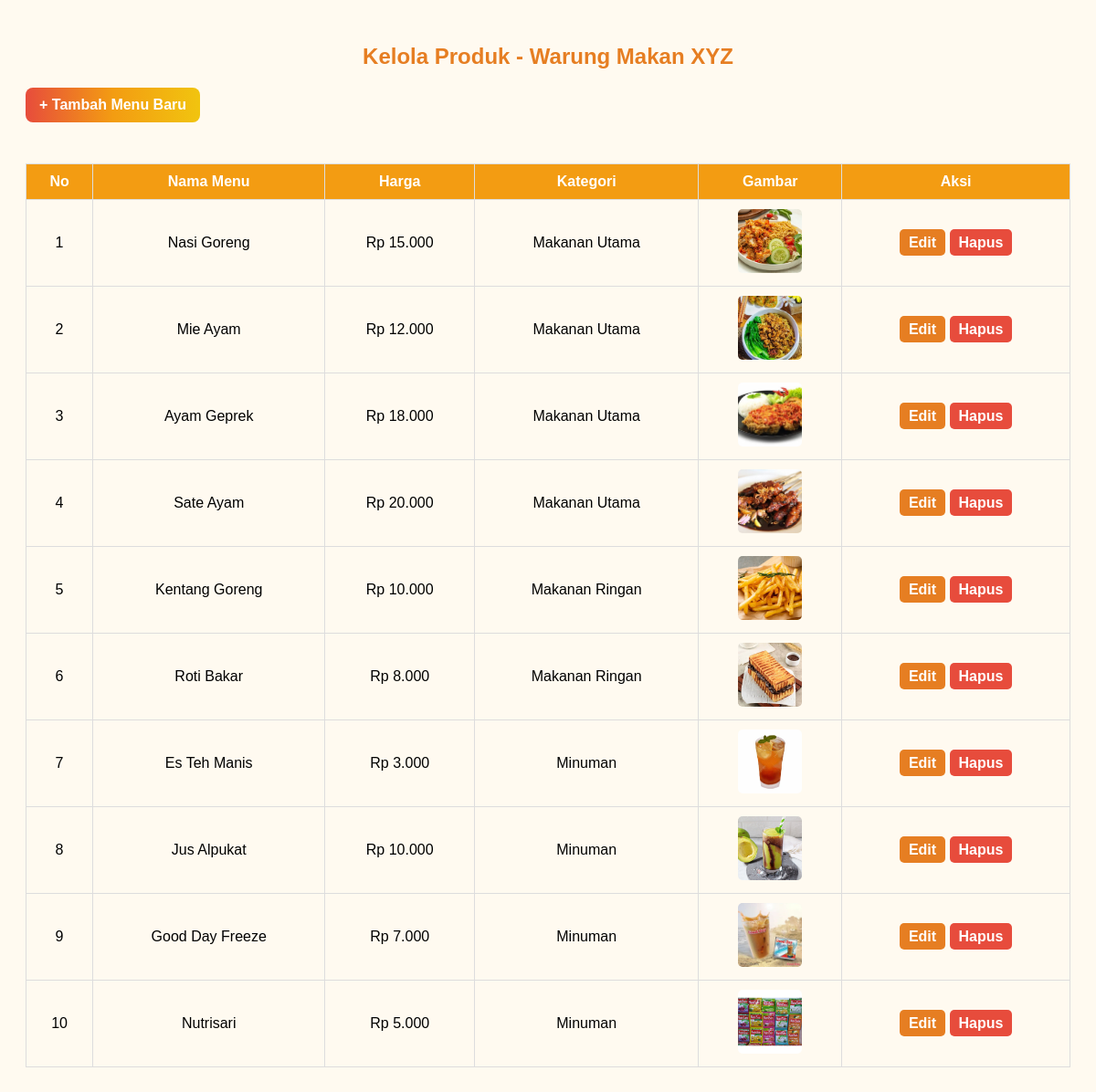
/produk_admin.php (signed in), run on the app's committed database.
### tables this page shows
CREATE TABLE menu (
    id_menu INT PRIMARY KEY AUTO_INCREMENT,
    nama_menu VARCHAR(100) NOT NULL,
    harga DECIMAL(10,2) NOT NULL,
    id_kategori INT,
    gambar VARCHAR(255),
    deskripsi TEXT,
    status ENUM('tersedia', 'habis') DEFAULT 'tersedia',
    FOREIGN KEY (id_kategori) REFERENCES kategori_menu(id_kategori) ON DELETE SET NULL
);

CREATE TABLE kategori_menu (
    id_kategori INT PRIMARY KEY AUTO_INCREMENT,
    nama_kategori VARCHAR(50) NOT NULL,
    deskripsi TEXT
);

### produk_admin.php (the view, shortened to what this page needs)
<?php
include 'db/koneksi.php';
?>
<!DOCTYPE html>
<html>
<head>
</head>
<body>
<h2>Kelola Produk - Warung Makan XYZ</h2>
<a href="tambah_produk.php" class="btn-tambah">+ Tambah Menu Baru</a>
<table>
  <tr>
    <th>No</th>
    <th>Nama Menu</th>
    <th>Harga</th>
    <th>Kategori</th>
    <th>Gambar</th>
    <th>Aksi</th>
  </tr>
  <?php
  $no = 1;
  $menu = mysqli_query($koneksi, "
    SELECT m.*, k.nama_kategori
    FROM menu m
    JOIN kategori_menu k ON m.id_kategori = k.id_kategori
  ");
  while ($row = mysqli_fetch_assoc($menu)) {
    echo "<tr>
      <td>{$no}</td>
      <td>{$row['nama_menu']}</td>
      <td>Rp " . number_format($row['harga'], 0, ',', '.') . "</td>
      <td>{$row['nama_kategori']}</td>
      <td><img class='image' src='img/{$row['gambar']}' alt='{$row['nama_menu']}'></td>
      <td>
        <a class='btn btn-edit' href='edit_produk.php?id={$row['id_menu']}'>Edit</a>
        <a class='btn btn-hapus' href='hapus_produk.php?id={$row['id_menu']}' onclick=\"return confirm('Yakin ingin hapus menu ini?')\">Hapus</a>
      </td>
    </tr>";
    $no++;
  }
  ?>
</table>
</body>
</html>

### produk_admin.php (style rules this page uses)
body { font-family: Arial, sans-serif; background: #fffaf0; padding: 20px; }
h2 { text-align: center; color: #e67e22; }
table { width: 100%; border-collapse: collapse; margin-top: 30px; }
th, td { padding: 10px; border: 1px solid #ddd; text-align: center; }
th { background-color: #f39c12; color: white; }
a.btn { text-decoration: none; padding: 6px 10px; border-radius: 5px; color: white; font-weight: bold; }
.btn-edit { background-color: #e67e22; }
.btn-hapus { background-color: #e74c3c; }
.btn-tambah { display: inline-block; background: linear-gradient(to right, #e74c3c, #f39c12, #f1c40f); padding: 10px 15px; margin-bottom: 15px; color: white; text-decoration: none; font-weight: bold; border-radius: 8px; transition: 0.2s; }
.image { width: 70px; height: 70px; object-fit: cover; border-radius: 5px; }

### data on the page
menu: nama_menu "Nasi Goreng", harga "15.000", id_kategori.nama_kategori "Makanan Utama", gambar (picture)
menu: nama_menu "Mie Ayam", harga "12.000", id_kategori.nama_kategori "Makanan Utama", gambar (picture)
menu: nama_menu "Ayam Geprek", harga "18.000", id_kategori.nama_kategori "Makanan Utama", gambar (picture)
menu: nama_menu "Sate Ayam", harga "20.000", id_kategori.nama_kategori "Makanan Utama", gambar (picture)
menu: nama_menu "Kentang Goreng", harga "10.000", id_kategori.nama_kategori "Makanan Ringan", gambar (picture)
menu: nama_menu "Roti Bakar", harga "8.000", id_kategori.nama_kategori "Makanan Ringan", gambar (picture)
menu: nama_menu "Es Teh Manis", harga "3.000", id_kategori.nama_kategori "Minuman", gambar (picture)
menu: nama_menu "Jus Alpukat", harga "10.000", id_kategori.nama_kategori "Minuman", gambar (picture)
menu: nama_menu "Good Day Freeze", harga "7.000", id_kategori.nama_kategori "Minuman", gambar (picture)
menu: nama_menu "Nutrisari", harga "5.000", id_kategori.nama_kategori "Minuman", gambar (picture)
